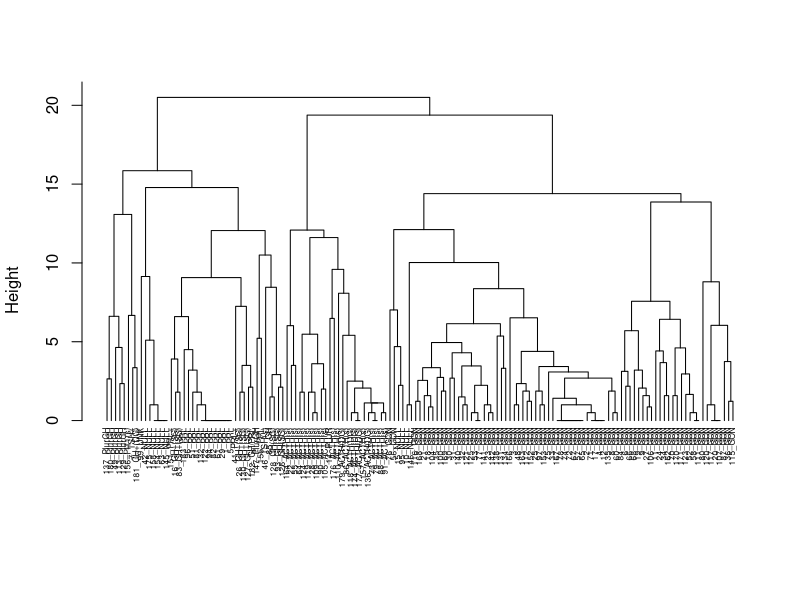
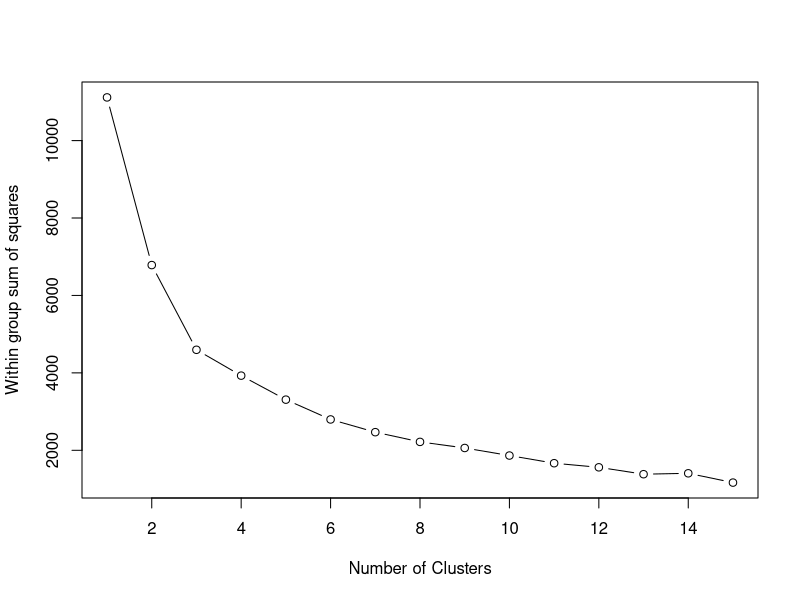
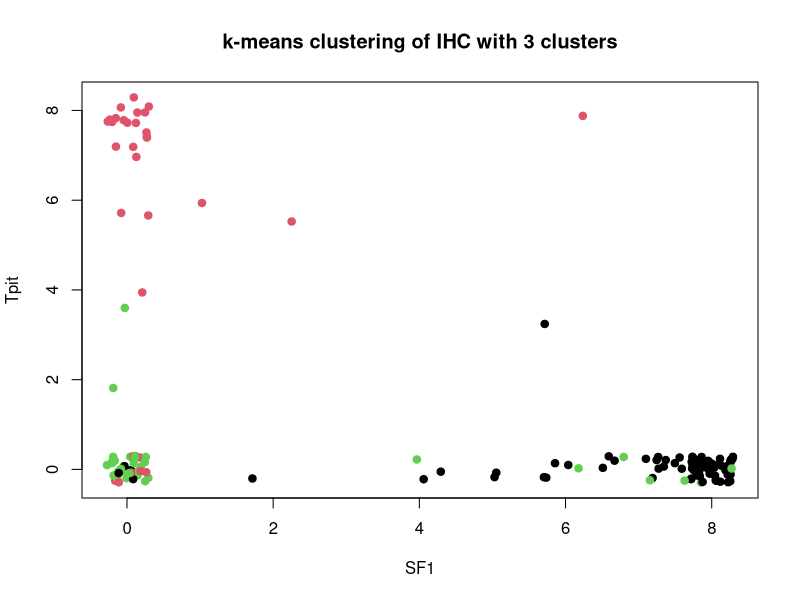
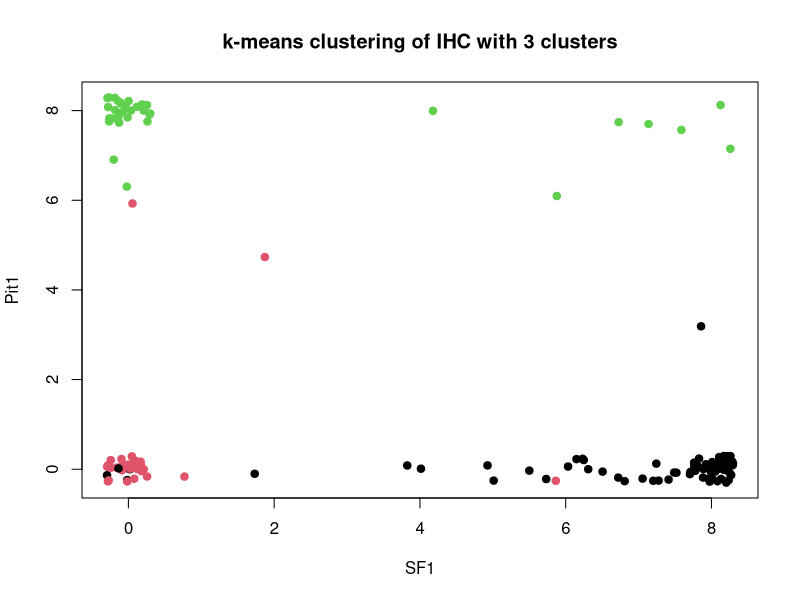
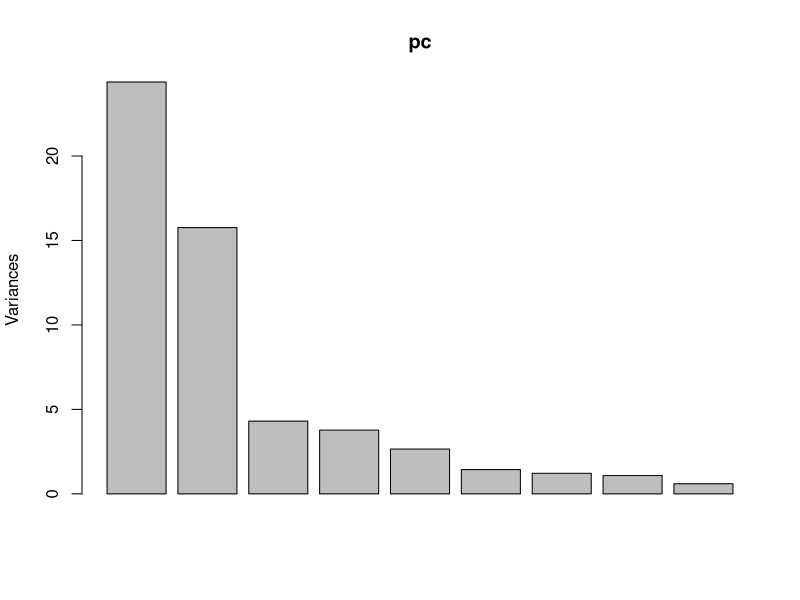
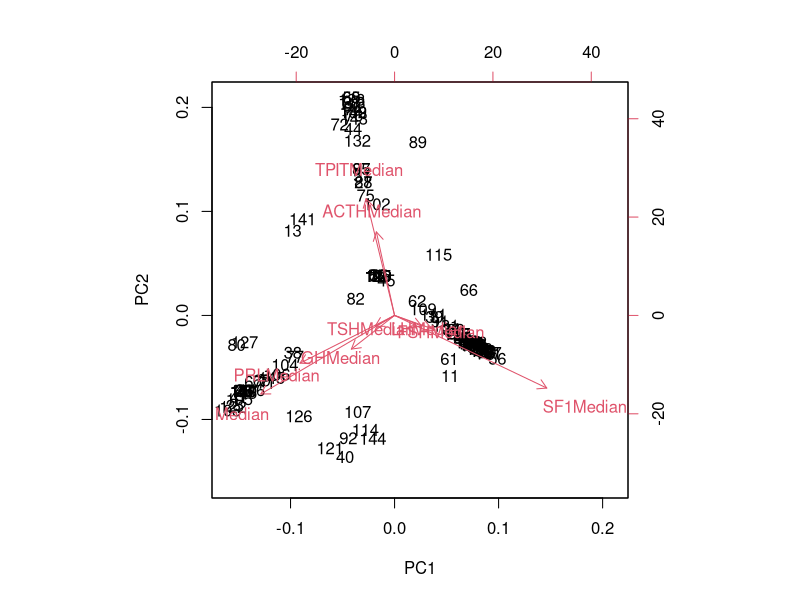
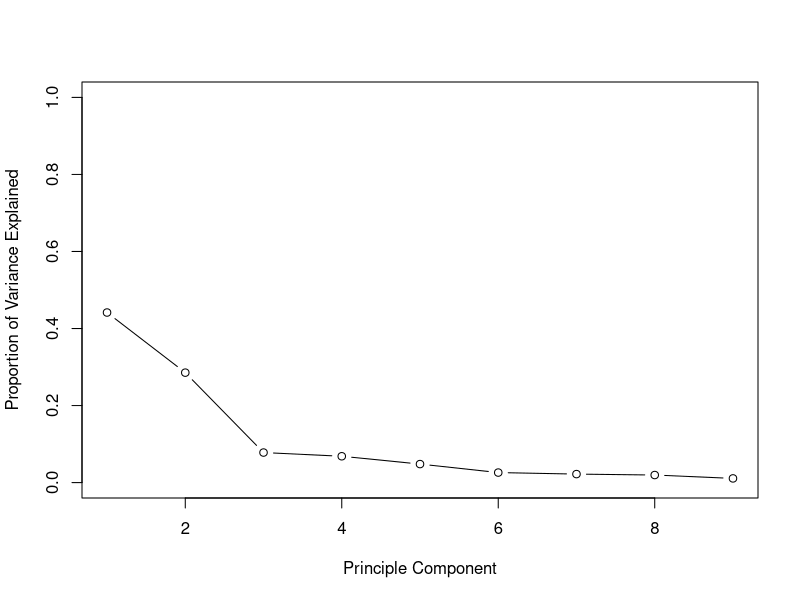
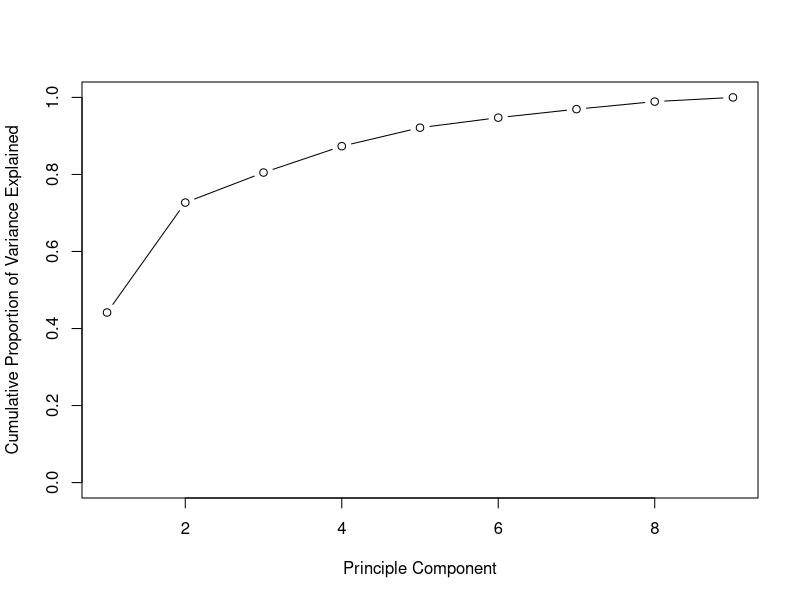

Recreate these plots in R, in order.
## ---- chunk 1
knitr::opts_chunk$set(echo = TRUE)
## ---- chunk 2
library(tidyverse)

patma <- read_csv("data/TpitAddedVillaUpdate.csv")

# Get rid of the Note column
patma <- patma[-30]
glimpse(patma)
## ---- chunk 3
rowsAssigned <- patma %>%
  unite("RowNames", c("CaseID", "finDx")) %>%
  column_to_rownames(var = "RowNames")

df <- rowsAssigned %>% 
  select(SF1Median, Pit1Median, TPITMedian, PRLMedian, GHMedian, TSHMedian, LHMedian, FSHMedian, ACTHMedian, ASUMedian, GATA3Median) %>%
  na.omit()

d <- dist(df, method = "euclidean")

hc1 <- hclust(d, method = "complete")

plot(hc1, 
     main = "", # As an alternative: main = "Hierarchical Clustering",
     xlab = "", 
     sub = "", 
     cex.sub = 1.5,
     cex = 0.5,
     #      cex.main = 2, #this doesn't matter since the label is supressed in line 100 with main = ""
     pty = "m", 
     hang = -2)
## ---- chunk 4
set.seed(2019)
rowsAssigned <- patma %>%
  unite("RowNames", c("CaseID", "finDx")) %>%
  column_to_rownames(var = "RowNames")

km6 <- rowsAssigned %>% 
  select(SF1Median, Pit1Median, TPITMedian, PRLMedian, GHMedian, TSHMedian, LHMedian, FSHMedian, ACTHMedian) %>%
  na.omit() %>% 
  kmeans(6,nstart=20)

glimpse(km6)
str(km6)

km6$cluster %>% sort()
## ---- chunk 5
rowsAssigned <- patma %>%
  unite("RowNames", c("CaseID", "finDx")) %>%
  column_to_rownames(var = "RowNames")

df <- rowsAssigned %>% 
  select(SF1Median, Pit1Median, TPITMedian, PRLMedian, GHMedian, TSHMedian, LHMedian, FSHMedian, ACTHMedian, ASUMedian, GATA3Median) %>%
  na.omit()

wss <- 0

for (i in 1:15) {
  km.out <- kmeans(df, centers = i, nstart = 20, iter.max = 50)
  wss[i] <- km.out$tot.withinss
}

plot(1:15, wss, type = "b",
     xlab = "Number of Clusters",
     ylab = "Within group sum of squares")

k <- 3

km.out <- kmeans(df, centers = 3, nstart = 20, iter.max = 50)

plot(jitter(df$SF1Median, 3), jitter(df$TPITMedian, 3),
     pch = 19,
     col = km.out$cluster,
     main = paste("k-means clustering of IHC with", k, "clusters"),
     xlab = "SF1",
     ylab = "Tpit")

plot(jitter(df$SF1Median, 3), jitter(df$Pit1Median, 3),
     pch = 19,
     col = km.out$cluster,
     main = paste("k-means clustering of IHC with", k, "clusters"),
     xlab = "SF1",
     ylab = "Pit1")
## ---- chunk 6
df <-  patma %>% 
  select(SF1Median, Pit1Median, TPITMedian, PRLMedian, GHMedian, TSHMedian, LHMedian, FSHMedian, ACTHMedian, ASUMedian, GATA3Median) %>%
  na.omit()

df_scaled <- scale(df)

hclust.df <- hclust(dist(df_scaled), method = "complete")
km.df <- kmeans(df_scaled, 
                centers = 3,
                nstart = 20,
                iter.max = 50)
cut.df <- cutree(hclust.df, k = 3)

table(km.df$cluster, cut.df)

## ---- chunk 7
pc <- patma %>% 
  select(SF1Median, Pit1Median, TPITMedian, PRLMedian, GHMedian, TSHMedian, LHMedian, FSHMedian, ACTHMedian) %>%
  na.omit() %>% 
  prcomp(center = TRUE, scale = FALSE)

summary(pc) # these list the principle components in decending explanatory ability. See proporation of overall variance.
plot(pc) # how many components do you want to include? No set answer
pc # rotation section lets us know the relationship between IHC and principle components
predict(pc)
biplot(pc) # VERY interesting in its ability to distinguish between the Pit1, SF1 and Tpit groups

# Scree plots are also useful, and common. 

pr.var <- pc$sdev^2
pve <- pr.var/sum(pr.var)
plot(pve, xlab = "Principle Component",
     ylab = "Proportion of Variance Explained",
     ylim = c(0,1), type = "b")

plot(cumsum(pve), xlab = "Principle Component",
     ylab = "Cumulative Proportion of Variance Explained",
     ylim = c(0,1), type = "b")

library(ggfortify)
df <- patma %>% 
  select(SF1Median, Pit1Median, TPITMedian, PRLMedian, GHMedian, TSHMedian, LHMedian, FSHMedian, ACTHMedian) %>%
  na.omit()

trimmedSet <- patma %>% 
  select(SF1Median, Pit1Median, TPITMedian, PRLMedian, GHMedian, TSHMedian, LHMedian, FSHMedian, ACTHMedian, finDx) %>%
  na.omit()

# Try fct_lumping the trimmed set so that the principle component display doesn't look so busy. See GATA3 code to see how I did it then. 

autoplot(prcomp(df), data = trimmedSet, colour = 'finDx', size = 8)
## ---- chunk 8
library(Rtsne)
patma_unique <- patma %>% 
  na.omit() %>% 
  unique()

patma_matrix <- as.matrix(patma_unique[,c(4:12, 18, 23, 24)])

set.seed(2019)
tsne_out <- Rtsne(patma_matrix, check_duplicates = FALSE, theta = 0.0) 

library(ggplot2)
tsne_plot <- data.frame(x = tsne_out$Y[,1], y = tsne_out$Y[,2], Diagnoses = patma_unique$finDx)

ggplot(tsne_plot) + 
  geom_point(aes(x=x, y=y, color=Diagnoses), size = 5) +
  theme_minimal()
## ---- chunk 9
df <- patma %>% 
  select(SF1Median, Pit1Median, TPITMedian, PRLMedian, GHMedian, TSHMedian, LHMedian, FSHMedian, ACTHMedian) %>%
  na.omit()

factanal(df, 1)
factanal(df, 2)
factanal(df, 3)
factanal(df, 4)
